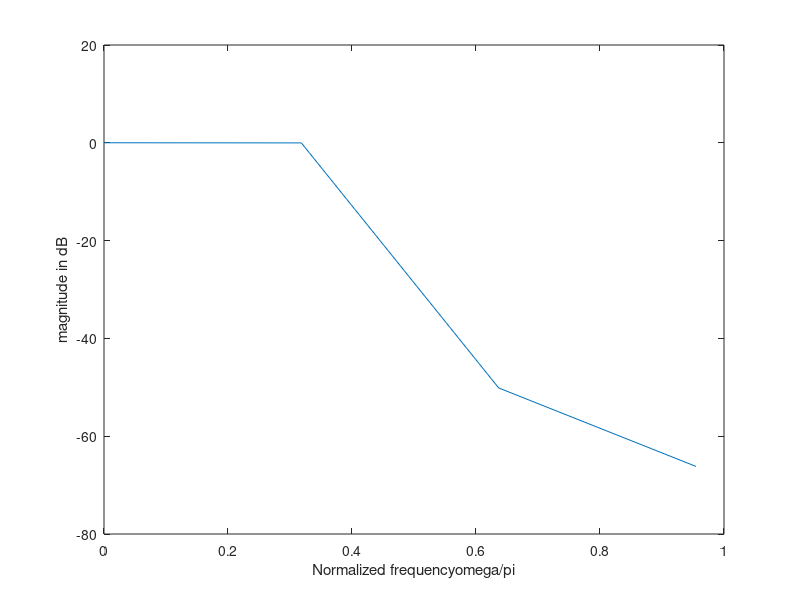

Recreate this plot in MATLAB.
close all;
clc;
alphap=0.01;
alphas=44;
ws=30;
wp=20;
wfs=100;
b=ws-wp;
wc=0.5*(ws+wp);
wcr=wc*2*pi/wfs;
d=(alphas-7.95)/14.36;
N=ceil((wfs*d/b)+1)
alpha=(N-1)/2;
gamma=((0.5842*(alphas-21).^(0.4)+0.07886*(alphas-21)));
n=0:1:N-1;
a1=sin(wcr*(n-alpha));
a2=(pi*(n-alpha));
hd=a1./a2;
hd(alpha+1)=0.5;
wk=kaiser(N,gamma)';
hn=hd.*wk;
w=0:1:pi;
h=freqz(hn,1,w);
plot(w/pi,20*log10(h))
xlabel("Normalized frequency\omega/\pi");
ylabel("magnitude in dB");
